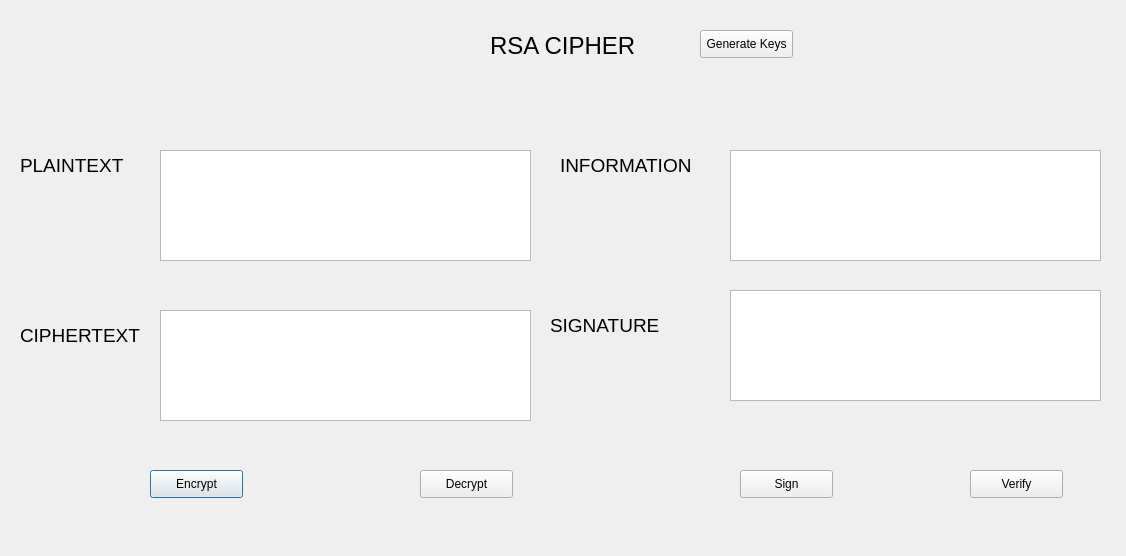
<?xml version="1.0" encoding="UTF-8"?>
<ui version="4.0">
 <class>Dialog</class>
 <widget class="QDialog" name="Dialog">
  <property name="geometry">
   <rect>
    <x>0</x>
    <y>0</y>
    <width>1126</width>
    <height>556</height>
   </rect>
  </property>
  <property name="windowTitle">
   <string>Dialog</string>
  </property>
  <widget class="QLabel" name="label">
   <property name="geometry">
    <rect>
     <x>490</x>
     <y>20</y>
     <width>181</width>
     <height>51</height>
    </rect>
   </property>
   <property name="font">
    <font>
     <pointsize>18</pointsize>
    </font>
   </property>
   <property name="layoutDirection">
    <enum>Qt::RightToLeft</enum>
   </property>
   <property name="autoFillBackground">
    <bool>false</bool>
   </property>
   <property name="text">
    <string>RSA CIPHER</string>
   </property>
  </widget>
  <widget class="QLabel" name="label_2">
   <property name="geometry">
    <rect>
     <x>20</x>
     <y>140</y>
     <width>121</width>
     <height>51</height>
    </rect>
   </property>
   <property name="font">
    <font>
     <pointsize>14</pointsize>
    </font>
   </property>
   <property name="layoutDirection">
    <enum>Qt::RightToLeft</enum>
   </property>
   <property name="autoFillBackground">
    <bool>false</bool>
   </property>
   <property name="text">
    <string>PLAINTEXT</string>
   </property>
  </widget>
  <widget class="QLabel" name="label_3">
   <property name="geometry">
    <rect>
     <x>20</x>
     <y>310</y>
     <width>161</width>
     <height>51</height>
    </rect>
   </property>
   <property name="font">
    <font>
     <pointsize>14</pointsize>
    </font>
   </property>
   <property name="layoutDirection">
    <enum>Qt::RightToLeft</enum>
   </property>
   <property name="autoFillBackground">
    <bool>false</bool>
   </property>
   <property name="text">
    <string>CIPHERTEXT</string>
   </property>
  </widget>
  <widget class="QLabel" name="label_4">
   <property name="geometry">
    <rect>
     <x>560</x>
     <y>140</y>
     <width>151</width>
     <height>51</height>
    </rect>
   </property>
   <property name="font">
    <font>
     <pointsize>14</pointsize>
    </font>
   </property>
   <property name="layoutDirection">
    <enum>Qt::RightToLeft</enum>
   </property>
   <property name="autoFillBackground">
    <bool>false</bool>
   </property>
   <property name="text">
    <string>INFORMATION</string>
   </property>
  </widget>
  <widget class="QLabel" name="label_5">
   <property name="geometry">
    <rect>
     <x>550</x>
     <y>300</y>
     <width>151</width>
     <height>51</height>
    </rect>
   </property>
   <property name="font">
    <font>
     <pointsize>14</pointsize>
    </font>
   </property>
   <property name="layoutDirection">
    <enum>Qt::RightToLeft</enum>
   </property>
   <property name="autoFillBackground">
    <bool>false</bool>
   </property>
   <property name="text">
    <string>SIGNATURE</string>
   </property>
  </widget>
  <widget class="QPlainTextEdit" name="plainTextEdit">
   <property name="geometry">
    <rect>
     <x>160</x>
     <y>150</y>
     <width>371</width>
     <height>111</height>
    </rect>
   </property>
  </widget>
  <widget class="QPlainTextEdit" name="plainTextEdit_2">
   <property name="geometry">
    <rect>
     <x>160</x>
     <y>310</y>
     <width>371</width>
     <height>111</height>
    </rect>
   </property>
  </widget>
  <widget class="QPlainTextEdit" name="plainTextEdit_3">
   <property name="geometry">
    <rect>
     <x>730</x>
     <y>150</y>
     <width>371</width>
     <height>111</height>
    </rect>
   </property>
  </widget>
  <widget class="QPlainTextEdit" name="plainTextEdit_4">
   <property name="geometry">
    <rect>
     <x>730</x>
     <y>290</y>
     <width>371</width>
     <height>111</height>
    </rect>
   </property>
  </widget>
  <widget class="QPushButton" name="btn_encrypt">
   <property name="geometry">
    <rect>
     <x>150</x>
     <y>470</y>
     <width>93</width>
     <height>28</height>
    </rect>
   </property>
   <property name="text">
    <string>Encrypt</string>
   </property>
  </widget>
  <widget class="QPushButton" name="btn_decrypt">
   <property name="geometry">
    <rect>
     <x>420</x>
     <y>470</y>
     <width>93</width>
     <height>28</height>
    </rect>
   </property>
   <property name="text">
    <string>Decrypt</string>
   </property>
  </widget>
  <widget class="QPushButton" name="btn_sign">
   <property name="geometry">
    <rect>
     <x>740</x>
     <y>470</y>
     <width>93</width>
     <height>28</height>
    </rect>
   </property>
   <property name="text">
    <string>Sign</string>
   </property>
  </widget>
  <widget class="QPushButton" name="btn_verify">
   <property name="geometry">
    <rect>
     <x>970</x>
     <y>470</y>
     <width>93</width>
     <height>28</height>
    </rect>
   </property>
   <property name="text">
    <string>Verify</string>
   </property>
  </widget>
  <widget class="QPushButton" name="btn_gen_keys">
   <property name="geometry">
    <rect>
     <x>700</x>
     <y>30</y>
     <width>93</width>
     <height>28</height>
    </rect>
   </property>
   <property name="text">
    <string>Generate Keys</string>
   </property>
  </widget>
 </widget>
 <resources/>
 <connections/>
</ui>
